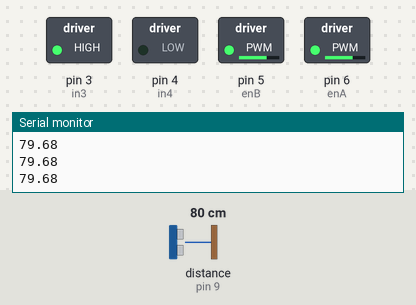
The sketch below on a simulated Arduino Uno, built with avr-gcc and run on an emulated ATmega328P. Shown: switched loads named in the sketch (green lamp = pin HIGH), the last lines printed to the serial monitor. Wiring (inferred from the names in the program): ultrasonic range finder: trigger pin 10; echo pin 9. Inputs (shaded band) come from the test bench; at power-on: distance to the obstacle (sensor on pin 9) 80 cm. The echo pulse lasts 58.3 µs per cm; pins used as bus, display or sensor lines are not drawn.

Above: at 1.2 s.
1.3 s: distance to the obstacle (sensor on pin 9) set to 55 cm
2.8 s: distance to the obstacle (sensor on pin 9) set to 47 cm
At 3.3 s:
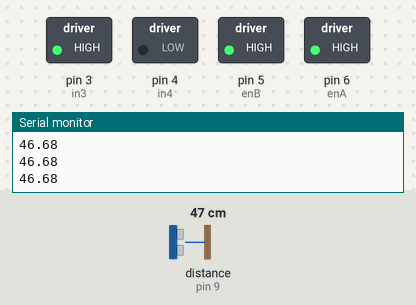
4.4 s: distance to the obstacle (sensor on pin 9) set to 60 cm
At 5.5 s:
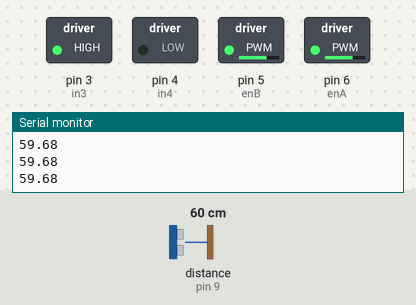
6.0 s: distance to the obstacle (sensor on pin 9) set to 2 cm
At 6.6 s:
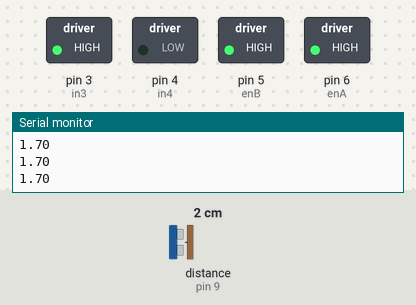
Timing chart, 0 to 8.6 s (numbered marks = the images above; inputs shaded):
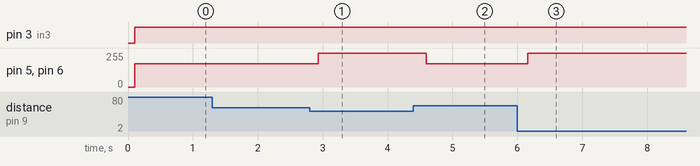

Measured:
- the behaviour switches between 51 and 50 cm on distance to the obstacle (sensor on pin 9) (found by bisection; images 0 and 1)
- after the input at 2.8 s, pin 5 (enB), pin 6 (enA): 175/255 → 255/255 after 0.13 s
- after the input at 4.4 s, pin 5 (enB), pin 6 (enA): 255/255 → 175/255 after 0.19 s
- after the input at 6.0 s, pin 5 (enB), pin 6 (enA): 175/255 → 255/255 after 0.16 s

The sketch:

robotika_sumo.ino
```cpp
#define in3 3
#define in4 4
#define enB 5
#define enA 6
#define in1 7
#define in2 8
#define echo 9
#define trig 10

float duration, distance;

void maju_full(){
  digitalWrite(in1, HIGH);
  digitalWrite(in2, LOW);
  analogWrite(enA, 255);

  digitalWrite(in3, HIGH);
  digitalWrite(in4, LOW);
  analogWrite(enB, 255);
}

void maju_biasa(){
  digitalWrite(in1, HIGH);
  digitalWrite(in2, LOW);
  analogWrite(enA, 175);

  digitalWrite(in3, HIGH);
  digitalWrite(in4, LOW);
  analogWrite(enB, 175);
}

void setup() {
  // put your setup code here, to run once:
  pinMode(enB, OUTPUT);
  pinMode(in3, OUTPUT);
  pinMode(in4, OUTPUT);
  pinMode(echo, INPUT);
  pinMode(trig, OUTPUT);
  pinMode(echo, INPUT);
  pinMode(trig, OUTPUT);
  Serial.begin(9600);
}

void loop() {
  // put your main code here, to run repeatedly:
  digitalWrite(trig, LOW);
	delayMicroseconds(2);
	digitalWrite(trig, HIGH);
	delayMicroseconds(10);
	digitalWrite(trig, LOW);

  duration = pulseIn(echo, HIGH);
  distance = (duration*.0343)/2;

  Serial.println(distance);
  delay(100);

  if(distance < 50){
    maju_full();
  }
  else{
    maju_biasa();
  }
}
```
